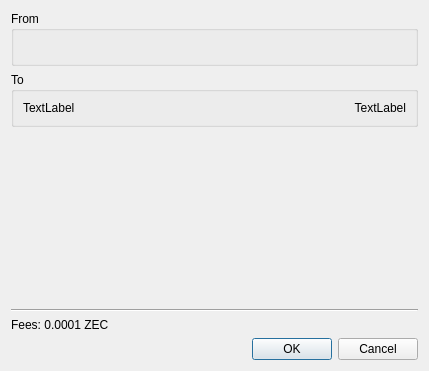
<?xml version="1.0" encoding="UTF-8"?>
<ui version="4.0">
 <class>confirm</class>
 <widget class="QDialog" name="confirm">
  <property name="geometry">
   <rect>
    <x>0</x>
    <y>0</y>
    <width>429</width>
    <height>371</height>
   </rect>
  </property>
  <property name="windowTitle">
   <string>Confirm Transaction</string>
  </property>
  <layout class="QVBoxLayout" name="verticalLayout">
   <item>
    <widget class="QGroupBox" name="groupBox">
     <property name="title">
      <string>From</string>
     </property>
     <layout class="QVBoxLayout" name="verticalLayout_2">
      <item>
       <widget class="QLabel" name="sendFrom">
        <property name="text">
         <string/>
        </property>
        <property name="wordWrap">
         <bool>true</bool>
        </property>
       </widget>
      </item>
     </layout>
    </widget>
   </item>
   <item>
    <widget class="QGroupBox" name="sendToAddrs">
     <property name="title">
      <string>To</string>
     </property>
     <layout class="QGridLayout" name="gridLayout">
      <item row="0" column="0">
       <widget class="QLabel" name="Addr1">
        <property name="text">
         <string>TextLabel</string>
        </property>
        <property name="wordWrap">
         <bool>true</bool>
        </property>
       </widget>
      </item>
      <item row="0" column="1">
       <widget class="QLabel" name="Amt1">
        <property name="text">
         <string>TextLabel</string>
        </property>
        <property name="alignment">
         <set>Qt::AlignRight|Qt::AlignTrailing|Qt::AlignVCenter</set>
        </property>
       </widget>
      </item>
     </layout>
    </widget>
   </item>
   <item>
    <spacer name="verticalSpacer">
     <property name="orientation">
      <enum>Qt::Vertical</enum>
     </property>
     <property name="sizeHint" stdset="0">
      <size>
       <width>20</width>
       <height>40</height>
      </size>
     </property>
    </spacer>
   </item>
   <item>
    <widget class="Line" name="line">
     <property name="orientation">
      <enum>Qt::Horizontal</enum>
     </property>
    </widget>
   </item>
   <item>
    <widget class="QLabel" name="label">
     <property name="text">
      <string>Fees: 0.0001 ZEC</string>
     </property>
    </widget>
   </item>
   <item>
    <widget class="QDialogButtonBox" name="buttonBox">
     <property name="orientation">
      <enum>Qt::Horizontal</enum>
     </property>
     <property name="standardButtons">
      <set>QDialogButtonBox::Cancel|QDialogButtonBox::Ok</set>
     </property>
    </widget>
   </item>
  </layout>
 </widget>
 <resources/>
 <connections>
  <connection>
   <sender>buttonBox</sender>
   <signal>accepted()</signal>
   <receiver>confirm</receiver>
   <slot>accept()</slot>
   <hints>
    <hint type="sourcelabel">
     <x>248</x>
     <y>254</y>
    </hint>
    <hint type="destinationlabel">
     <x>157</x>
     <y>274</y>
    </hint>
   </hints>
  </connection>
  <connection>
   <sender>buttonBox</sender>
   <signal>rejected()</signal>
   <receiver>confirm</receiver>
   <slot>reject()</slot>
   <hints>
    <hint type="sourcelabel">
     <x>316</x>
     <y>260</y>
    </hint>
    <hint type="destinationlabel">
     <x>286</x>
     <y>274</y>
    </hint>
   </hints>
  </connection>
 </connections>
</ui>
